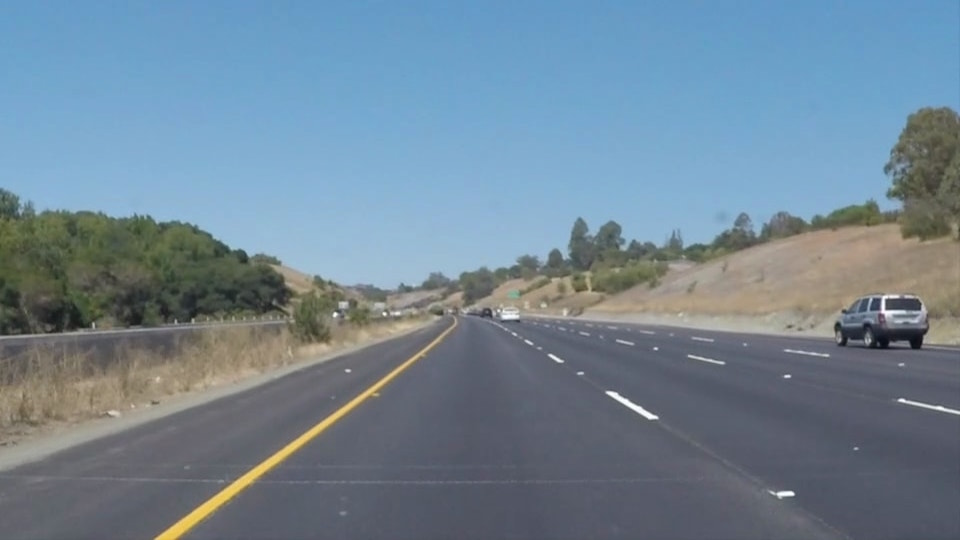
#> input picture test_images/solidYellowCurve.jpg, 960 x 540 px
$ jupyter execute --allow-errors P1.ipynb   (shell and % lines are left out)
#> lines starting #> are read from the running program, lines starting #| are printed output that depends on the picture; after the words box and inside, x2 and y2 are one past the last pixel; in counts of white or black regions, pixels touching at a corner belong together
# Self-Driving Car Engineer Nanodegree

## Project: **Finding Lane Lines on the Road**
***
In this project, you will use the tools you learned about in the lesson to identify lane lines on the road.  You can develop your pipeline on a series of individual images, and later apply the result to a video stream (really just a series of images). Check out the video clip "raw-lines-example.mp4" (also contained in this repository) to see what the output should look like after using the helper functions below.

Once you have a result that looks roughly like "raw-lines-example.mp4", you'll need to get creative and try to average and/or extrapolate the line segments you've detected to map out the full extent of the lane lines.  You can see an example of the result you're going for in the video "P1_example.mp4".  Ultimately, you would like to draw just one line for the left side of the lane, and one for the right.

In addition to implementing code, there is a brief writeup to complete. The writeup should be completed in a separate file, which can be either a markdown file or a pdf document. There is a [write up template](https://github.com/udacity/CarND-LaneLines-P1/blob/master/writeup_template.md) that can be used to guide the writing process. Completing both the code in the Ipython notebook and the writeup template will cover all of the [rubric points](https://review.udacity.com/#!/rubrics/322/view) for this project.

---
Let's have a look at our first image called 'test_images/solidWhiteRight.jpg'.  Run the 2 cells below (hit Shift-Enter or the "play" button above) to display the image.

**Note: If, at any point, you encounter frozen display windows or other confounding issues, you can always start again with a clean slate by going to the "Kernel" menu above and selecting "Restart & Clear Output".**

---

**The tools you have are color selection, region of interest selection, grayscaling, Gaussian smoothing, Canny Edge Detection and Hough Tranform line detection.  You  are also free to explore and try other techniques that were not presented in the lesson.  Your goal is piece together a pipeline to detect the line segments in the image, then average/extrapolate them and draw them onto the image for display (as below).  Once you have a working pipeline, try it out on the video stream below.**

---

<figure>

 <figcaption>
 <p></p>
 <p style="text-align: center;"> Your output should look something like this (above) after detecting line segments using the helper functions below </p>
 </figcaption>
</figure>
 <p></p>
<figure>

 <figcaption>
 <p></p>
 <p style="text-align: center;"> Your goal is to connect/average/extrapolate line segments to get output like this</p>
 </figcaption>
</figure>

**Run the cell below to import some packages.  If you get an `import error` for a package you've already installed, try changing your kernel (select the Kernel menu above --> Change Kernel).  Still have problems?  Try relaunching Jupyter Notebook from the terminal prompt.  Also, consult the forums for more troubleshooting tips.**

## Import Packages

[cell 1]
#importing some useful packages
import matplotlib.pyplot as plt
import matplotlib.image as mpimg
import numpy as np
import cv2

## Read in an Image

[cell 2]
#reading in an image
image = mpimg.imread('test_images/solidYellowCurve.jpg')
#> image is the input picture: shape (540, 960, 3); mean R, G, B 113, 133.4, 149

#printing out some stats and plotting
print('This image is:', type(image), 'with dimensions:', image.shape)
#| This image is: <class 'numpy.ndarray'> with dimensions: (540, 960, 3)
plt.imshow(image)  # if you wanted to show a single color channel image called 'gray', for example, call as plt.imshow(gray, cmap='gray')

## Ideas for Lane Detection Pipeline

**Some OpenCV functions (beyond those introduced in the lesson) that might be useful for this project are:**

`cv2.inRange()` for color selection
`cv2.fillPoly()` for regions selection
`cv2.line()` to draw lines on an image given endpoints
`cv2.addWeighted()` to coadd / overlay two images
`cv2.cvtColor()` to grayscale or change color
`cv2.imwrite()` to output images to file
`cv2.bitwise_and()` to apply a mask to an image

**Check out the OpenCV documentation to learn about these and discover even more awesome functionality!**

## Helper Functions

Below are some helper functions to help get you started. They should look familiar from the lesson!

[cell 3]
import math

def grayscale(img):
    """Applies the Grayscale transform
    This will return an image with only one color channel
    but NOTE: to see the returned image as grayscale
    (assuming your grayscaled image is called 'gray')
    you should call plt.imshow(gray, cmap='gray')"""
    return cv2.cvtColor(img, cv2.COLOR_RGB2GRAY)
    # Or use BGR2GRAY if you read an image with cv2.imread()
    # return cv2.cvtColor(img, cv2.COLOR_BGR2GRAY)

def canny(img, low_threshold, high_threshold):
    """Applies the Canny transform"""
    return cv2.Canny(img, low_threshold, high_threshold)

def gaussian_blur(img, kernel_size):
    """Applies a Gaussian Noise kernel"""
    return cv2.GaussianBlur(img, (kernel_size, kernel_size), 0)

def region_of_interest(img, vertices):
    """
    Applies an image mask.

    Only keeps the region of the image defined by the polygon
    formed from `vertices`. The rest of the image is set to black.
    `vertices` should be a numpy array of integer points.
    """
    #defining a blank mask to start with
    mask = np.zeros_like(img)

    #defining a 3 channel or 1 channel color to fill the mask with depending on the input image
    if len(img.shape) > 2:
        channel_count = img.shape[2]  # i.e. 3 or 4 depending on your image
        ignore_mask_color = (255,) * channel_count
    else:
        ignore_mask_color = 255

    #filling pixels inside the polygon defined by "vertices" with the fill color
    cv2.fillPoly(mask, vertices, ignore_mask_color)

    #returning the image only where mask pixels are nonzero
    masked_image = cv2.bitwise_and(img, mask)
    return masked_image


def draw_lines(img, lines, color=[255, 0, 0], thickness=2):
    """
    NOTE: this is the function you might want to use as a starting point once you want to
    average/extrapolate the line segments you detect to map out the full
    extent of the lane (going from the result shown in raw-lines-example.mp4
    to that shown in P1_example.mp4).

    Think about things like separating line segments by their
    slope ((y2-y1)/(x2-x1)) to decide which segments are part of the left
    line vs. the right line.  Then, you can average the position of each of
    the lines and extrapolate to the top and bottom of the lane.

    This function draws `lines` with `color` and `thickness`.
    Lines are drawn on the image inplace (mutates the image).
    If you want to make the lines semi-transparent, think about combining
    this function with the weighted_img() function below
    """
    for line in lines:
        for x1,y1,x2,y2 in line:
            cv2.line(img, (x1, y1), (x2, y2), color, thickness)

def hough_lines(img, rho, theta, threshold, min_line_len, max_line_gap):
    """
    `img` should be the output of a Canny transform.

    Returns an image with hough lines drawn.
    """
    lines = cv2.HoughLinesP(img, rho, theta, threshold, np.array([]), minLineLength=min_line_len, maxLineGap=max_line_gap)
    line_img = np.zeros((img.shape[0], img.shape[1], 3), dtype=np.uint8)
    draw_lines(img, lines)
    return lines

# Python 3 has support for cool math symbols.

def weighted_img(img, initial_img, α=0.8, β=1., γ=0.):
    """
    `img` is the output of the hough_lines(), An image with lines drawn on it.
    Should be a blank image (all black) with lines drawn on it.

    `initial_img` should be the image before any processing.

    The result image is computed as follows:

    initial_img * α + img * β + γ
    NOTE: initial_img and img must be the same shape!
    """
    return cv2.addWeighted(initial_img, α, img, β, γ)


def length_of_line (line):
    """
    'length_of_line' function calculates the length of detecetd line

    inputs:
        line
    outputs:
        length of line
    """
    for x1,y1,x2,y2 in line:
        len_line = np.sqrt((x2-x1)**2 + (y2-y1)**2)

    return len_line


def gradient_cal(line):

    """
    'geadient_cal' function has to calculate the gradient of a straight line based on start and end point of the line

    inputs:
        line
    outputs:
        gradient
        line_direction
    """
    line_direction = "horizon"

    for x1,y1,x2,y2 in line:
        gradient = (y2-y1)/(x2 - x1)
        if gradient>0:
            line_direction = "downward"
        elif gradient<0:
            line_direction = "upward"
    #print('x_start: ', x_start, ', x_end: ', x_end, ', y_start: ', y_start, ', y_end: ', y_end)


    return (gradient, line_direction)

# [22 lines left out: function intersection_lines, not called in this run]

def extend_line(gi_row, line, line_gradient, line_direction):
    """
    'extend_line' function extends the detected line till bottom of picture, if it os not

    inputs:
        gi_row
        line
        line_gradient
        line_direction
    outputs:
        x_bottom
        y_bottom
    """
    for x1,y1,x2,y2 in line:
        y_bottom = gi_row
        #x_bottom = x2+((y_bottom-y2)/line_gradient)
        if line_direction == 'downward':
            x_bottom = x1+((y_bottom-y1)/line_gradient)
            break
        elif line_direction == 'upward':
            x_bottom = x2-((y2-y_bottom)/line_gradient)
            #print(x1, ', ', x2 ,', ',  y1, ', ', y2, ', ', x_bottom, ', ', y_bottom)
            break
    #print(x_bottom, y_bottom)
    return (x_bottom, y_bottom)
    #return (x_bottom_u, x_bottom_d, y_bottom)


 #960
#[500 317 854 538] [500 317 854 538]

## Test Images

Build your pipeline to work on the images in the directory "test_images"
**You should make sure your pipeline works well on these images before you try the videos.**

[cell 4]
import os
img_list = os.listdir("test_images/")
print(img_list)
for image_name in img_list:
    print(image_name)
plt.imshow(mpimg.imread('test_images/solidYellowCurve.jpg'))

## Build a Lane Finding Pipeline

Build the pipeline and run your solution on all test_images. Make copies into the `test_images_output` directory, and you can use the images in your writeup report.

Try tuning the various parameters, especially the low and high Canny thresholds as well as the Hough lines parameters.

[cell 5]
def my_Pipeline(image):
    # [9 lines of commented-out code are left out]
    gray_img = grayscale(image)
    plt.imshow(gray_img)
    #getting the size (row and column) of gray scale image
    gi_row = gray_img.shape[0]
    gi_col = gray_img.shape[1]

    #defining the kernel size, it must be odd, starting with 5 or more, because gradient for whole image
    kernel_size = 5
    #Guassian blur for gray scale image based on kernel size
    gb_gray = gaussian_blur(gray_img, kernel_size)
    #defining the threshold for canny edge detection
    ce_lower_thresh = 120 #120
    ce_higher_thresh = 220 #220
    can_edge = canny(gb_gray, ce_lower_thresh, ce_higher_thresh)

    mask = np.zeros_like(can_edge)
    ignore_mask_color = 255

    #defining the borders for creating and adding the mask
    top_line_y = gi_row * 0.5
    bottom_line_y = gi_row

    mask_left_bottom_x = gi_col * 0.15
    mask_left_bottom_y = bottom_line_y
    mask_left_up_x = gi_col * 0.5
    mask_left_up_y = top_line_y

    mask_right_bottom_x = gi_col * 0.9
    mask_right_bottom_y = bottom_line_y
    mask_right_up_x = gi_col * 0.7
    mask_right_up_y = top_line_y
    vertices = np.array([[(mask_left_bottom_x, mask_left_bottom_y), (mask_left_up_x, mask_left_up_y),
                        (mask_right_up_x, mask_right_up_y), (mask_right_bottom_x, mask_right_bottom_y)]], dtype=np.int32)
    cv2.fillPoly(mask, vertices, ignore_mask_color)
    masked_edges = cv2.bitwise_and(can_edge, mask)
    masked_region = region_of_interest(can_edge, vertices)

    #defining the Hough transformation, starting with small values
    rho = 1
    theta =  2*np.pi/180
    thresh_votes = 20#30
    line_len_min = 130
    line_gap_max = 120
    lines = hough_lines(masked_region, rho, theta, thresh_votes, line_len_min, line_gap_max)

    # [11 lines of commented-out code are left out]
    return lines


def post_process_lines (image, lines):
    #print('there are ', len(lines), ' detected')
    final_lines = []
    max_len_tu = 0
    max_len_td = 0
    idx_line_tu = 0
    idx_line_td = 0
    for line_idx in range(len(lines)):
        len_line = length_of_line(lines[line_idx])
        line_gradient, line_direction = gradient_cal(lines[line_idx])
        #print('line  ', line_idx, ': line length: ', len_line, ', line gradient: ',line_gradient, 'line direction: ', line_direction)
        if line_direction == 'upward':
            if len_line>max_len_tu:
                max_len_tu = len_line
                idx_line_tu = line_idx
                final_lines = [lines[0], idx_line_tu]
                for x1,y1,x2,y2 in lines[idx_line_tu]:
                    x_sl = x1
                    x_el = x2
                    y_sl = y1
                    y_el = y2
                x_extended_up, y_extended_up = extend_line(image.shape[0], lines[idx_line_tu], line_gradient, line_direction='upward')

                x_sl = round(x_extended_up)
                y_sl = round(y_extended_up)
        elif line_direction == 'downward':
            if len_line>max_len_td:
                max_len_td = len_line
                idx_line_td = line_idx
                final_lines = [lines[0], idx_line_td]
                for x1,y1,x2,y2 in lines[idx_line_td]:
                    x_sr = x1
                    x_er = x2
                    y_sr = y1
                    y_er = y2
                x_extended_down, y_extended_down = extend_line(image.shape[0], lines[idx_line_td], line_gradient, line_direction='downward')
                x_er = round(x_extended_down)
                y_er = round(y_extended_down)


    #print('selected left line is the line: ', idx_line_tu, ' with length: ', max_len_tu, '(', x_sl, ',', y_sl,')', ' ,(', x_el, ',', y_el, ')')
    #print('selected right line is the line: ', idx_line_td, ' with length: ', max_len_td,  '(', x_sr, ',', y_sr,')', ' ,(', x_er, ',', y_er, ')')
    #----x_intersect, y_intersect = intersection_lines(lines[0], lines[1])
    #print('x_intersect: ', x_intersect, ', y_intersect: ', y_intersect)
    final_lines[0] = [x_sl, x_el, x_sr, x_er]
    final_lines[1] = [y_sl, y_el, y_sr, y_er]
    #cv2.line(line_image,(int(x_sl),int(x_el)),(int(x_sr),int(x_er)),(255,0,0),10)
    #cv2.line(line_image,(int(y_sl),int(y_el)),(int(y_sr),int(y_er)),(255,0,0),10)
    line_image = np.copy(image)*0
    cv2.line(line_image,(int(x_sl),int(y_sl)),(int(x_el),int(y_el)),(255,0,0),10)
    cv2.line(line_image,(int(x_sr),int(y_sr)),(int(x_er),int(y_er)),(255,0,0),10)
    alpha = 0.8
    betha = 1
    gamma = 0
    final_lines_edges = weighted_img(image, line_image, alpha, betha, gamma)

    return (final_lines, final_lines_edges)

f, ((axim1, axim2, axim3), (axim4, axim5, axim6)) = plt.subplots(2,3, figsize=(20,10))
axim = [axim1, axim2, axim3, axim4, axim5, axim6]
print(img_list)
img_idx = 0
for image_name in img_list:
    print(image_name)
    image_comp_name= 'test_images/'+image_name


    image = mpimg.imread(image_comp_name)
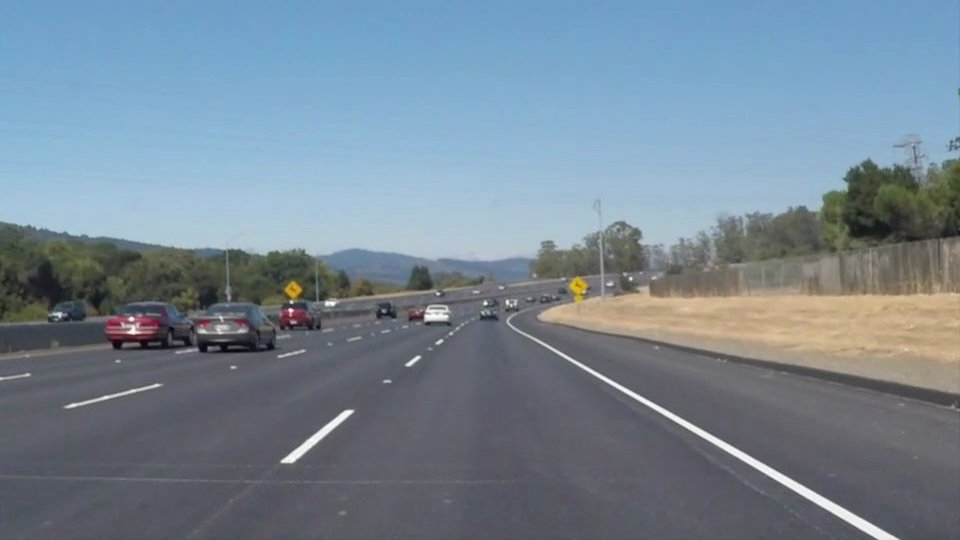
#> input picture test_images/solidWhiteCurve.jpg, 960 x 540 px
#> image is the input picture: shape (540, 960, 3); mean R, G, B 118.5, 134.5, 148.1

    lines =my_Pipeline(image)
#> in canny, `return cv2.Canny(img, low_threshold, high_threshold)`:
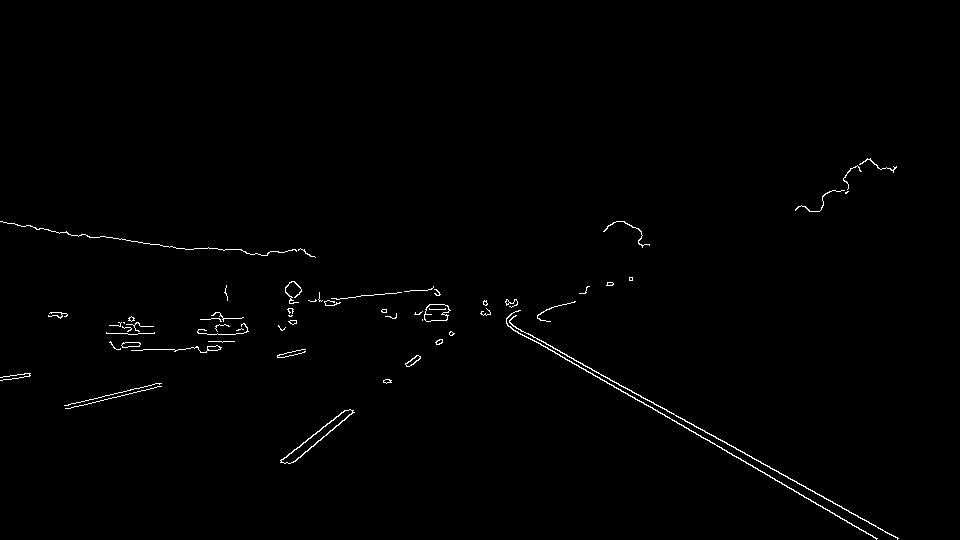
#> returned value: shape (540, 960); 0.74% white in thin lines or dots, all inside (x1, y1, x2, y2) = (0, 158, 899, 540)
#> in my_Pipeline, `masked_edges = cv2.bitwise_and(can_edge, mask)`:
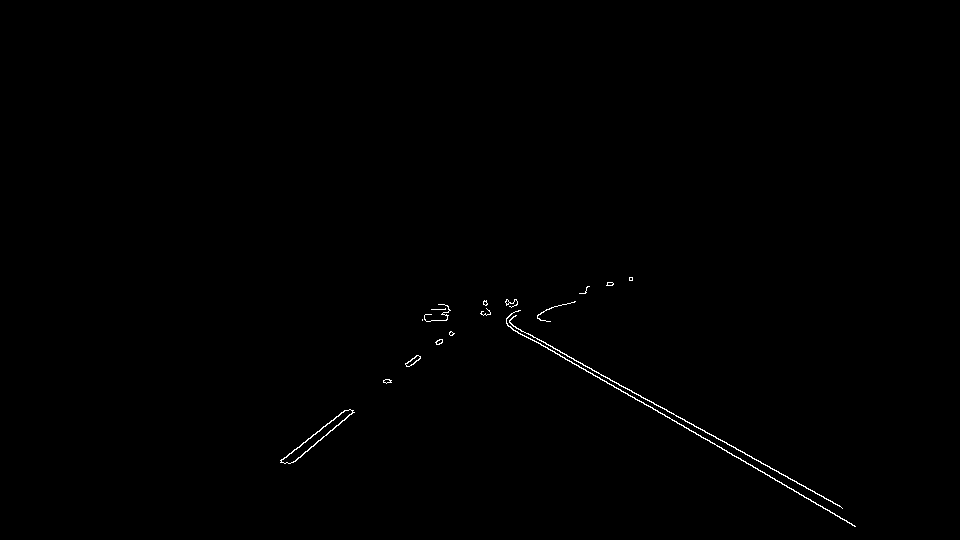
#> masked_edges: shape (540, 960); 0.34% white in thin lines or dots, all inside (x1, y1, x2, y2) = (280, 277, 856, 527)
#> in hough_lines, `lines = cv2.HoughLinesP(img, rho, theta, threshold, np.array([]), minL..`: lines = [[483, 311, 855, 526], [292, 462, 486, 300], [486, 308, 632, 392], [281, 460, 416, 355], [483, 304, 694, 426], [295, 461, 486, 301], [506, 319, 656, 405], [424, 315, 586, 292], [490, 314, 829, 510], [446, 319, 632, 280], [437, 340, 575, 301]]
#> the loop in draw_lines, `for line in lines:` made 11 passes
#> after the loop in draw_lines, `for line in lines:`:
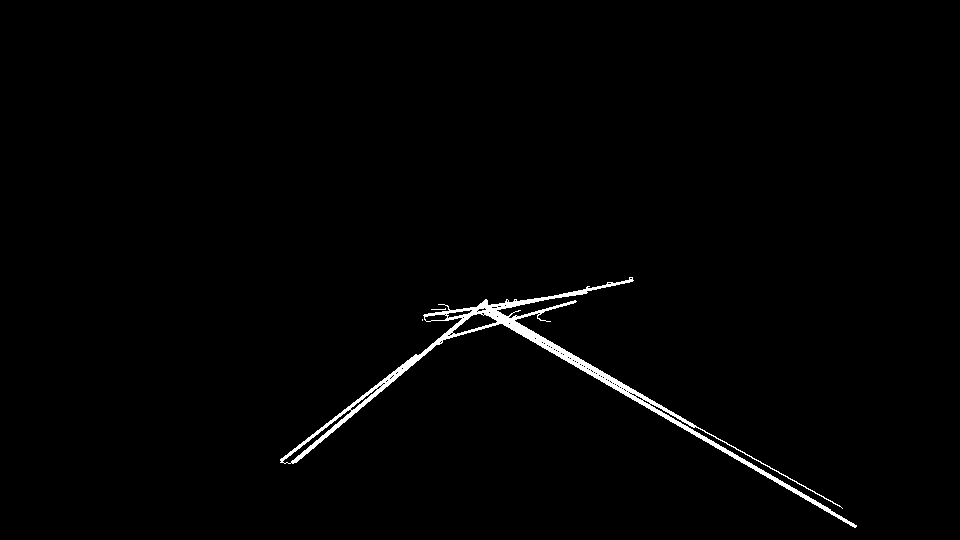
#> img: shape (540, 960); 1.2% white; 3 white regions (2 under 20 px), largest, box (x1, y1, x2, y2) and area: (280, 277, 857, 528) 6070
    final_lines, final_lines_edges = post_process_lines(image, lines)
#> the loop in post_process_lines, `for line_idx in range(len(lines)):` made 11 passes
#> (len_line, line_direction, line_gradient, max_len_td, idx_line_td, final_lines, x_extended_down, y_extended_down) on pass 1: (429.7, 'downward', 0.578, 429.7, 0, [[[483, 311, 855, 526]], 0], 879.2, 540)
#> after the loop in post_process_lines, `for line_idx in range(len(lines)):`: idx_line_td = 0; idx_line_tu = 1; max_len_td = 429.7; max_len_tu = 252.7; x_extended_down = 879.2; x_extended_up = 198.6; y_extended_down = 540
#> in weighted_img, `return cv2.addWeighted(initial_img, α, img, β, γ)`:
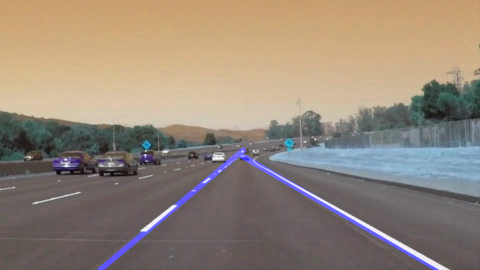
#> returned value: shape (540, 960, 3) (shown at 1/2 size); mean of channels 0, 1, 2 120.7, 134.5, 148.1; drawn as B, G, R
#> final_lines = [[199, 486, 483, 879], [540, 300, 311, 540]]
    plt.imshow(final_lines)
    axim[img_idx].imshow(image)
    axim[img_idx].plot(final_lines[0], final_lines[1], 'b-', lw=3)
    axim[img_idx].set_title = image_comp_name
    img_idx +=1
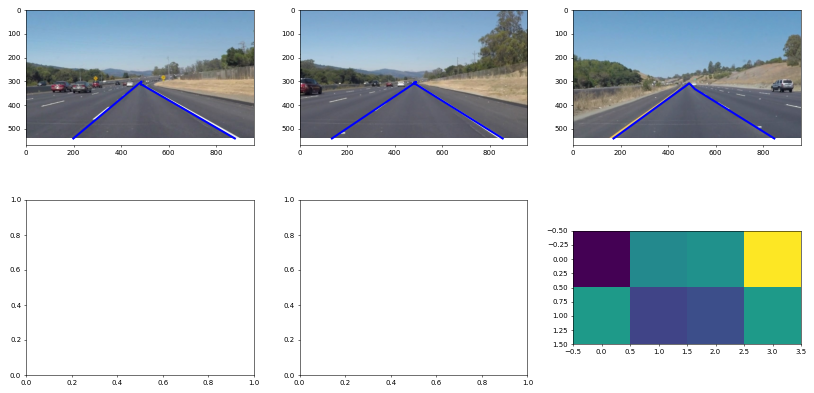
#> figure drawn by matplotlib, 4 panels
